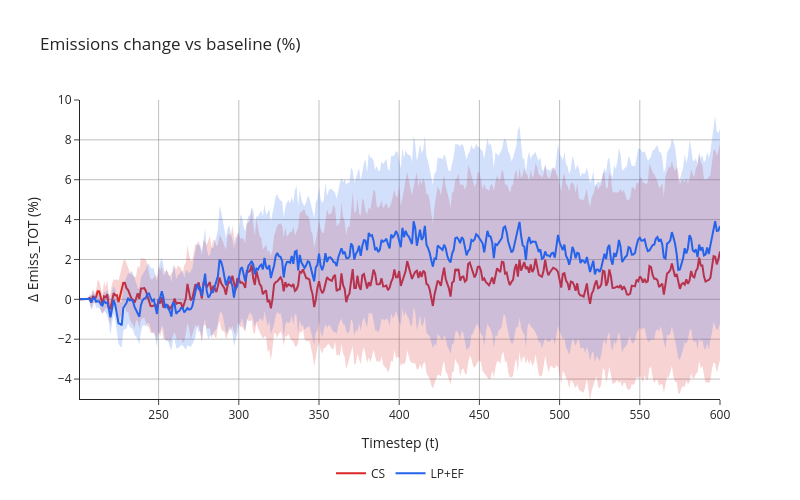

The code cell stored with this chart in its notebook:
### Code cell
line_colors = {
    'dsk_sfc_2': 'rgb(220, 38, 38)',
    'dsk_sfc_3': 'rgb(37, 99, 235)',
}
band_colors = {
    'dsk_sfc_2': 'rgba(220, 38, 38, 0.2)',
    'dsk_sfc_3': 'rgba(37, 99, 235, 0.2)',
}

fig = build_emissions_change_figure(
    scenario_results=scenario_results,
    scenarios=['dsk_sfc_2', 'dsk_sfc_3'],
    baseline='dsk_sfc_1',
    line_colors=line_colors,
    band_colors=band_colors,
    t_min=200,
    title='Emissions change vs baseline (%)',
)
fig.write_image(f"../figures/verification/Emissions_dsk.pdf", scale=1)
fig.show()

### Figure 1 — Plotly figure (JSON) as saved in the notebook; plotly's stock layout.template omitted (floating-point values rounded to 4 significant figures; data arrays with more than 128 entries replaced by an {"elided": "..."} marker saying what was removed)
{"data": [{"line": {"color": "rgb(220, 38, 38)", "width": 2}, "mode": "lines", "name": "CS", "type": "scatter", "x": {"elided": "400 int values"}, "y": {"elided": "400 float values"}}, {"fill": "toself", "fillcolor": "rgba(220, 38, 38, 0.2)", "hoverinfo": "skip", "line": {"width": 0}, "name": "dsk_sfc_2 95% CI", "showlegend": false, "type": "scatter", "x": {"elided": "800 int values"}, "y": {"elided": "800 float values"}}, {"line": {"color": "rgb(37, 99, 235)", "width": 2}, "mode": "lines", "name": "LP+EF", "type": "scatter", "x": {"elided": "400 int values"}, "y": {"elided": "400 float values"}}, {"fill": "toself", "fillcolor": "rgba(37, 99, 235, 0.2)", "hoverinfo": "skip", "line": {"width": 0}, "name": "dsk_sfc_3 95% CI", "showlegend": false, "type": "scatter", "x": {"elided": "800 int values"}, "y": {"elided": "800 float values"}}], "layout": {"height": 500, "hovermode": "x", "legend": {"orientation": "h", "x": 0.5, "xanchor": "center", "y": -0.2, "yanchor": "top"}, "margin": {"b": 90}, "paper_bgcolor": "white", "plot_bgcolor": "white", "title": {"text": "Emissions change vs baseline (%)"}, "width": 800, "xaxis": {"gridcolor": "rgba(128, 128, 128, 0.5)", "showgrid": true, "title": {"text": "Timestep (t)"}, "zeroline": true, "zerolinecolor": "rgba(128, 128, 128, 0.5)"}, "yaxis": {"gridcolor": "rgba(128, 128, 128, 0.5)", "range": [-5, 10], "showgrid": true, "title": {"text": "Δ Emiss_TOT (%)"}, "zeroline": true, "zerolinecolor": "rgba(128, 128, 128, 0.5)"}}}
